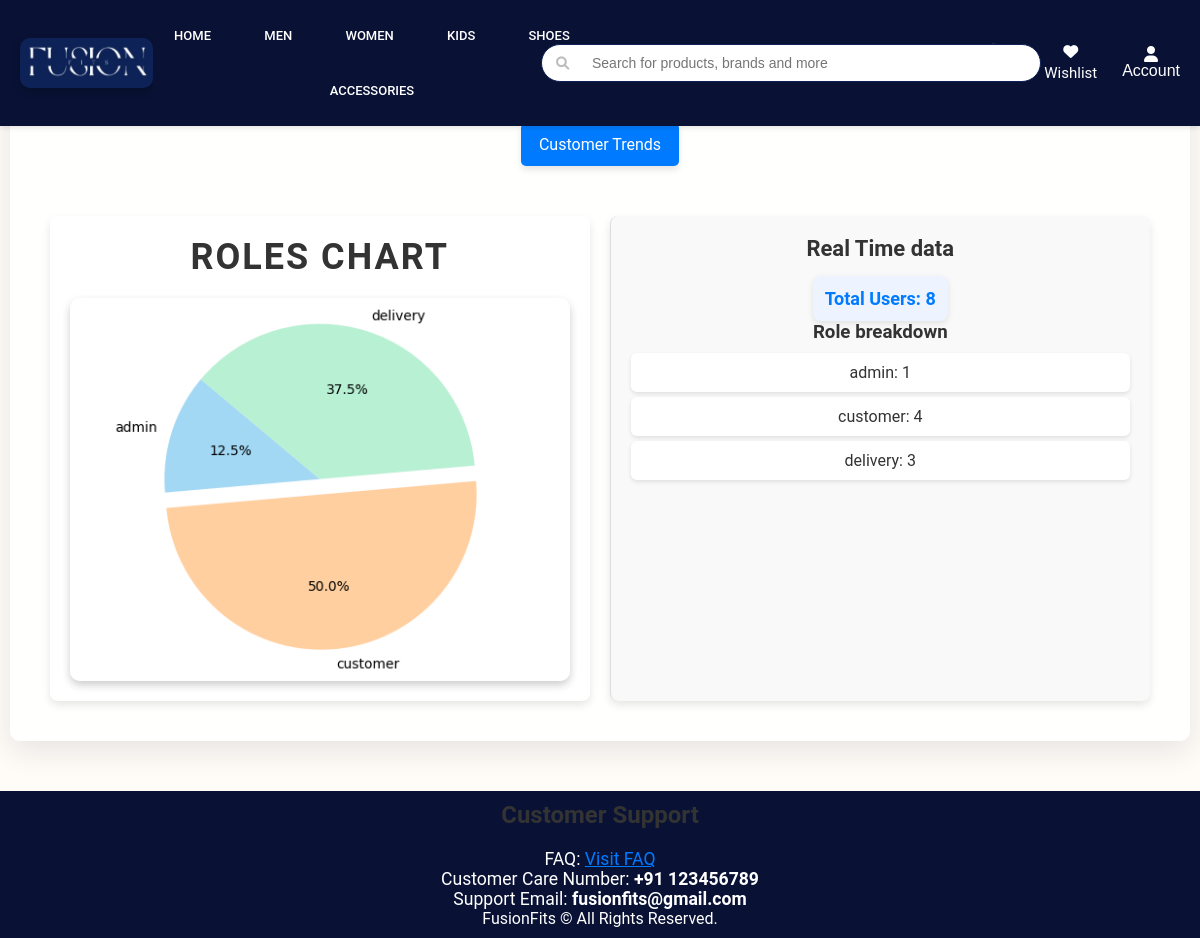
Page /visualization/roles_chart on the committed database.
### app/models.py (models this page shows, shortened)
class User(UserMixin, db.Model):
    id = db.Column(db.Integer, primary_key=True)
    username = db.Column(db.String(50), nullable=False)
    email = db.Column(db.String(100), unique=True, nullable=False)
    password = db.Column(db.String(255), nullable=False)
    role = db.Column(db.String(20), nullable=False)
    contact = db.Column(db.String(20), nullable=False)
    address = db.Column(db.String(200), nullable=False)
    city = db.Column(db.String(100), nullable=False)
    dob = db.Column(db.Date, nullable=False)
    reset_token = db.Column(db.String(128), nullable=True)

### app/visualization.py (the view)
@visualization.route('/roles_chart')
def roles_chart():
    roles = db.session.query(User.role, db.func.count(User.role)).group_by(User.role).all()
    roles_dict = {role: count for role, count in roles}
    labels = roles_dict.keys()
    sizes = roles_dict.values()
    colors = ['#A3D8F4', '#FFCF9F', '#B8F0D3', '#F9D5E5', '#FFE4C4']  # Subtle colors
    explode = [0.1 if max(sizes) == size else 0 for size in sizes]  # Highlight the largest segment
    fig, ax = plt.subplots()
    ax.pie(sizes, explode=explode, labels=labels, colors=colors, autopct='%1.1f%%', startangle=140)
    ax.axis('equal')  # Equal aspect ratio ensures the pie is drawn as a circle.
    img = io.BytesIO()
    plt.savefig(img, format='png', bbox_inches='tight')
    img.seek(0)
    pie_chart_url = base64.b64encode(img.getvalue()).decode('utf-8')
    plt.close()
    total_users = sum(sizes)
    analytics_data = {
        "total_users": total_users,
        "role_distribution": roles_dict
    }
    return render_template('roles.html', pie_chart_url=pie_chart_url, analytics_data=analytics_data,title='Roles Chart',side_title='Real Time data',t1='Total Users:',t2='Role breakdown')

### app/templates/roles.html (shortened to what this page needs)
<!DOCTYPE html>
<html lang="en">
<head>
</head>
<body>
    {% extends "home.html" %}
    {% block content %}
    <div class="form-container">
        <div class="button-container">
            <a href="/visualization/roles_chart" class="button">View Users by Roles</a>
            <a href="/visualization/sales_by_city" class="button">Sales Based on City</a>
            <a href="/visualization/revenue_trends" class="button">Revenue Trends</a>
            <a href="/visualization/delivery_chart" class="button">Delivery Chart</a>
            <a href="/visualization/inventory_status" class="button">Inventory Status</a>
            <a href="/visualization/financial_health" class="button">Financial status</a>
            <a href="/visualization/customer_trends" class="button">Customer Trends</a>
        </div>
    <div class="content">
        <div class="chart-container">
            <h1>{{title}}</h1>
            {% if pie_chart_url %}
                <img >
            {% else %}
                <p>No chart available.</p>
            {% endif %}
        </div>
        <div class="analytics">
            <h2>{{side_title}}</h2>
            <div class="data">{{t1}} {{ analytics_data.total_users }}</div>
            <h3>{{t2}}</h3>
            <ul>
                {% for role, count in analytics_data.role_distribution.items() %}
                <li>{{ role }}: {{ count }}</li>
                {% endfor %}
            </ul>
        </div>
    </div>
    {% endblock %}

### app/static/home.css (style rules this page uses)
* { margin: 0; padding: 0; box-sizing: border-box; }
body { margin: 0; padding: 0; background-color: #f4f4f4; background-color: #FFDAB9; color: #333; */ }

### rows in the picture
User: role "admin", id "1"
User: role "customer", id "4"

### other values in the picture
{{ title }} "ROLES CHART"
{{ side_title }} "Real Time data"
{{ t1 }} "Total Users:"
{{ analytics_data.total_users }} "8"
{{ t2 }} "Role breakdown"
{{ role }} "delivery"
{{ count }} "3"
